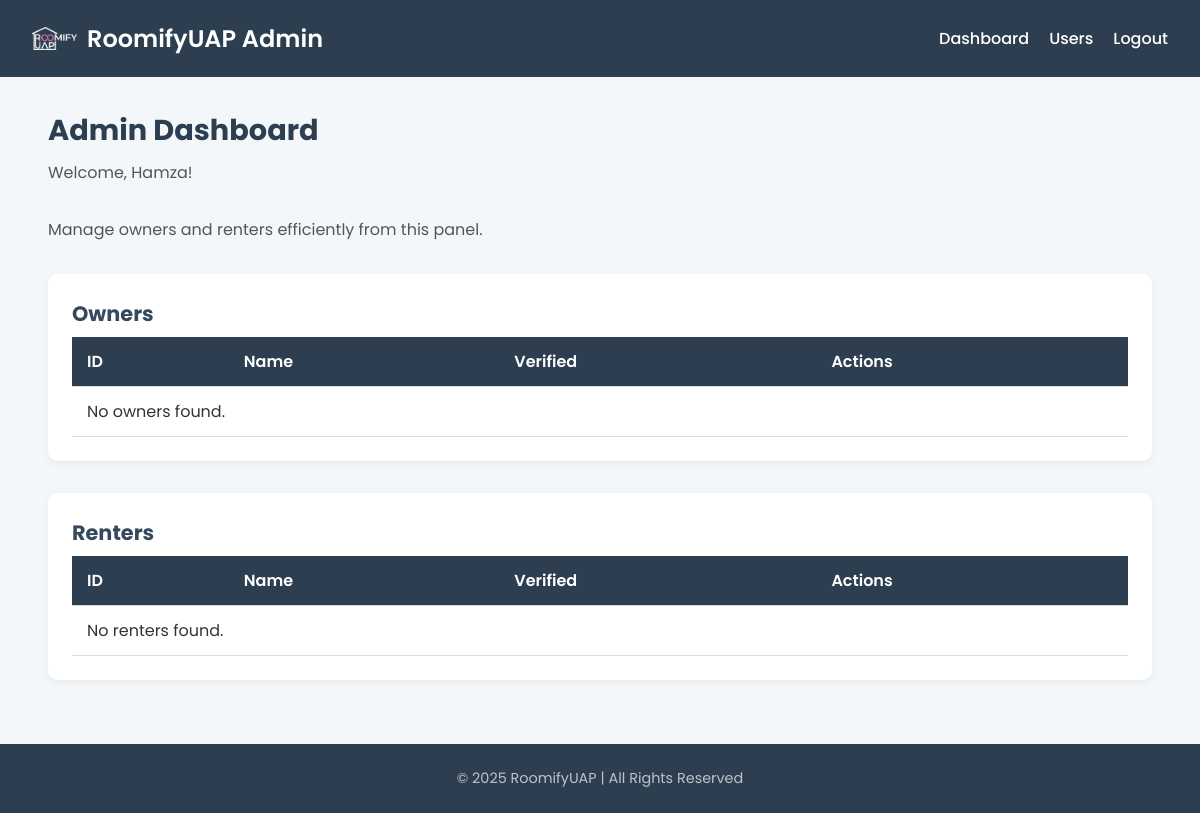
Before: /dashboard/admin/ (signed in) with the older database file.
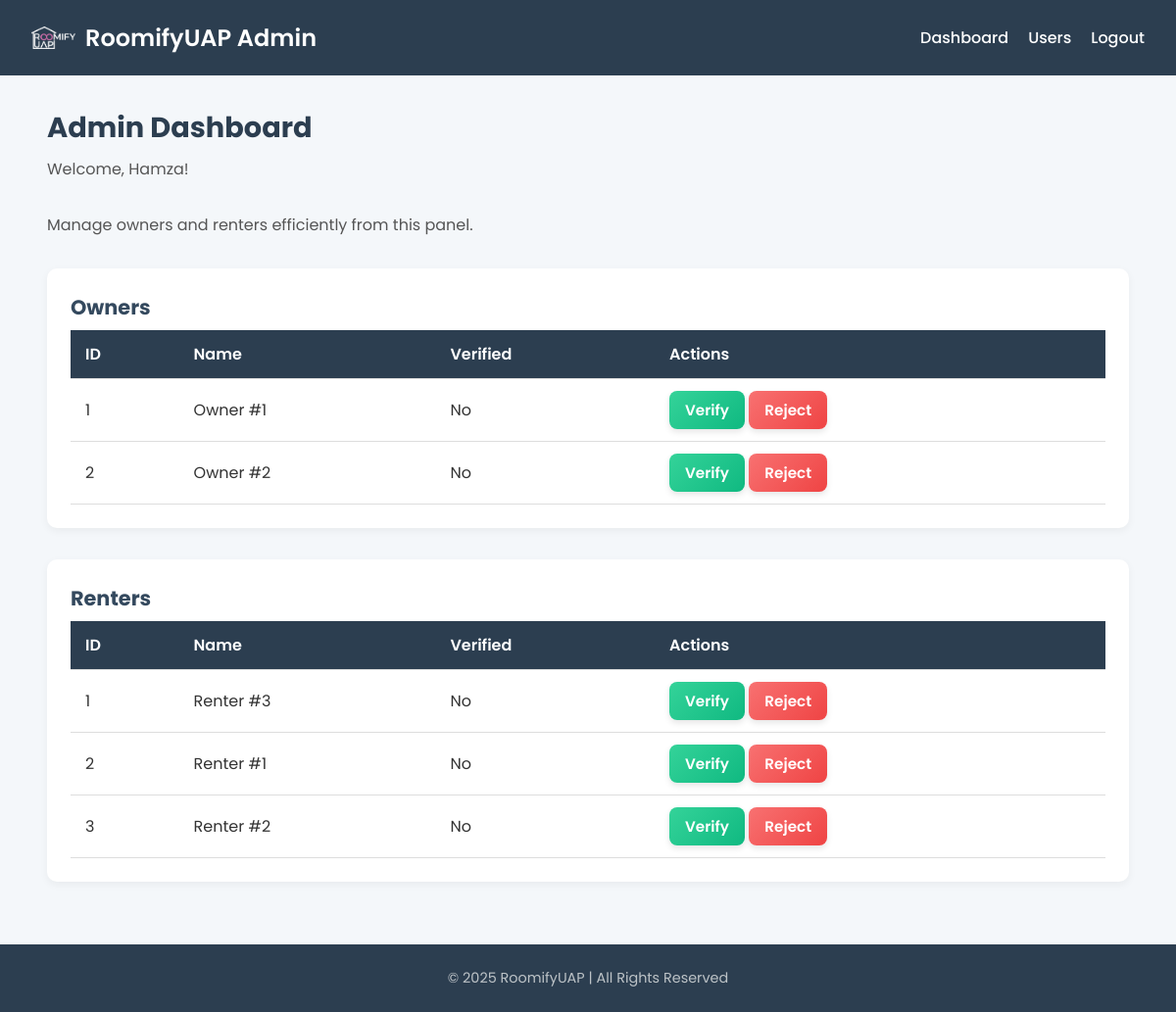
After: the same page with the newer database file.
### roomify_uap_app/models.py (models this page shows)
class Owner(models.Model):
    user = models.OneToOneField(User, on_delete=models.CASCADE)
    is_verified = models.BooleanField(default=False)

class Renter(models.Model):
    user = models.OneToOneField(User, on_delete=models.CASCADE)
    is_verified = models.BooleanField(default=False)

### roomify_uap_app/views.py (the view)
# urls.py: path('dashboard/admin/', views.admin_dashboard, name='admin_dashboard'),
@staff_member_required(login_url='admin_login')
def admin_dashboard(request):
    owners = Owner.objects.all()
    renters = Renter.objects.all()
    admin_user = request.user
    print("Owners in DB:", owners)
    print("Renters in DB:", renters)
    return render(request, 'admin_dashboard.html', {
        'owners': owners,
        'renters': renters,
        'admin_user': admin_user
    })

### roomify_uap_app/templates/admin_dashboard.html (shortened to what this page needs)
{% load static %}
<!DOCTYPE html>
<html lang="en">
  <head>
    <link rel="stylesheet" href="{% static 'css/admin_dashboard_styles.css' %}" />
  </head>
  <body>
    <header>
      <div class="logo-container">
        <img src="{% static 'images/ROOMIFY.png' %}" alt="Roomify Logo" class="logo" />
        <h1>RoomifyUAP Admin</h1>
      </div>
      <nav>
        <a href="{% url 'admin_dashboard' %}">Dashboard</a>
        <a href="{% url 'view_users' %}">Users</a>
        <a href="{% url 'admin_logout' %}">Logout</a>
      </nav>
    </header>
    <main>
      <section class="dashboard-content">
        <h2>Admin Dashboard</h2>
        <p>Welcome, {{ admin_user.last_name|default:admin_user.username }}!</p>
        <p>Manage owners and renters efficiently from this panel.</p>
        <div class="table-section">
          <h3>Owners</h3>
          <table>
            <thead>
              <tr>
                <th>ID</th>
                <th>Name</th>
                <th>Verified</th>
                <th>Actions</th>
              </tr>
            </thead>
            <tbody>
              {% if owners %}
                {% for owner in owners %}
                  <tr>
                    <td>{{ owner.id }}</td>
                    <td>{{ owner.user.get_full_name|default:owner.user.username }}</td>
                    <td>{{ owner.is_verified|yesno:'Yes,No' }}</td>
                    <td>
                      <form method="POST" action="{% url 'verify_user' owner.id 'owner' %}" style="display:inline;">
                        <button type="submit" class="verify-btn">Verify</button>
                      </form>
                      <form method="POST" action="{% url 'reject_user' owner.id 'owner' %}" style="display:inline;">
                        <button type="submit" class="reject-btn">Reject</button>
                      </form>
                    </td>
                  </tr>
                {% endfor %}
              {% else %}
                <tr>
                  <td colspan="4">No owners found.</td>
                </tr>
              {% endif %}
            </tbody>
          </table>
        </div>
        <div class="table-section">
          <h3>Renters</h3>
          <table>
            <thead>
              <tr>
                <th>ID</th>
                <th>Name</th>
                <th>Verified</th>
                <th>Actions</th>
              </tr>
            </thead>
            <tbody>
              {% if renters %}
                {% for renter in renters %}
                  <tr>
                    <td>{{ renter.id }}</td>
                    <td>{{ renter.user.get_full_name|default:renter.user.username }}</td>
                    <td>{{ renter.is_verified|yesno:'Yes,No' }}</td>
                    <td>
                      <form method="POST" action="{% url 'verify_user' renter.id 'renter' %}" style="display:inline;">
                        <button type="submit" class="verify-btn">Verify</button>
                      </form>
                      <form method="POST" action="{% url 'reject_user' renter.id 'renter' %}" style="display:inline;">
                        <button type="submit" class="reject-btn">Reject</button>
                      </form>
                    </td>
                  </tr>
                {% endfor %}
              {% else %}
                <tr>
                  <td colspan="4">No renters found.</td>
                </tr>
              {% endif %}
            </tbody>
          </table>
        </div>
      </section>
    </main>
    <footer>
      <div class="footer-bottom">© 2025 RoomifyUAP | All Rights Reserved</div>
    </footer>
  </body>
</html>

### roomify_uap_app/static/css/admin_dashboard_styles.css (style rules this page uses)
* { margin: 0; padding: 0; box-sizing: border-box; font-family: "Poppins", sans-serif; }
body { background-color: #f4f7fa; color: #333; display: flex; flex-direction: column; min-height: 100vh; }
header { background-color: #2c3e50; color: white; padding: 1rem 2rem; display: flex; justify-content: space-between; align-items: center; flex-wrap: wrap; }
.logo-container { display: flex; align-items: center; gap: 10px; }
.logo { width: 45px; height: 45px; object-fit: contain; }
header h1 { font-size: 1.5rem; font-weight: 600; }
nav { display: flex; flex-wrap: wrap; gap: 20px; }
nav a { color: white; text-decoration: none; font-weight: 500; transition: color 0.2s ease-in-out; }
main { flex: 1; padding: 2rem 3rem; }
.dashboard-content h2 { font-size: 1.8rem; color: #2c3e50; margin-bottom: 0.5rem; }
.dashboard-content p { margin-bottom: 2rem; color: #555; }
.table-section { background: #fff; border-radius: 10px; padding: 1.5rem; box-shadow: 0 3px 8px rgba(0, 0, 0, 0.05); margin-bottom: 2rem; }
.table-section h3 { color: #34495e; font-size: 1.3rem; margin-bottom: 0.5rem; }
table { width: 100%; border-collapse: collapse; text-align: left; }
th, td { padding: 12px 15px; border-bottom: 1px solid #ddd; }
th { background-color: #2c3e50; color: white; font-weight: 600; }
footer { background-color: #2c3e50; color: #ecf0f1; text-align: center; padding: 1.5rem 1rem; font-size: 0.9rem; margin-top: auto; }
.footer-bottom { color: #bdc3c7; }
button.verify-btn { background: linear-gradient(135deg, #34d399, #10b981); color: white; border: none; border-radius: 8px; padding: 8px 16px; font-weight: 600; font-size: 0.95rem; cursor: pointer; transition: all 0.3s ease; box-shadow: 0 3px 6px rgba(0,0,0,0.1); }
button.reject-btn { background: linear-gradient(135deg, #f87171, #ef4444); color: white; border: none; border-radius: 8px; padding: 8px 16px; font-weight: 600; font-size: 0.95rem; cursor: pointer; transition: all 0.3s ease; box-shadow: 0 3px 6px rgba(0,0,0,0.1); }

Changed rows visible on the page:
added Owner: id "1", user.get_full_name "Owner #1", is_verified "No"
added Owner: id "2", user.get_full_name "Owner #2", is_verified "No"
added Renter: id "1", user.get_full_name "Renter #3", is_verified "No"
added Renter: id "2", user.get_full_name "Renter #1", is_verified "No"
added Renter: id "3", user.get_full_name "Renter #2", is_verified "No"
Other visible differences:
text no longer shown: "No owners found. No renters found."
